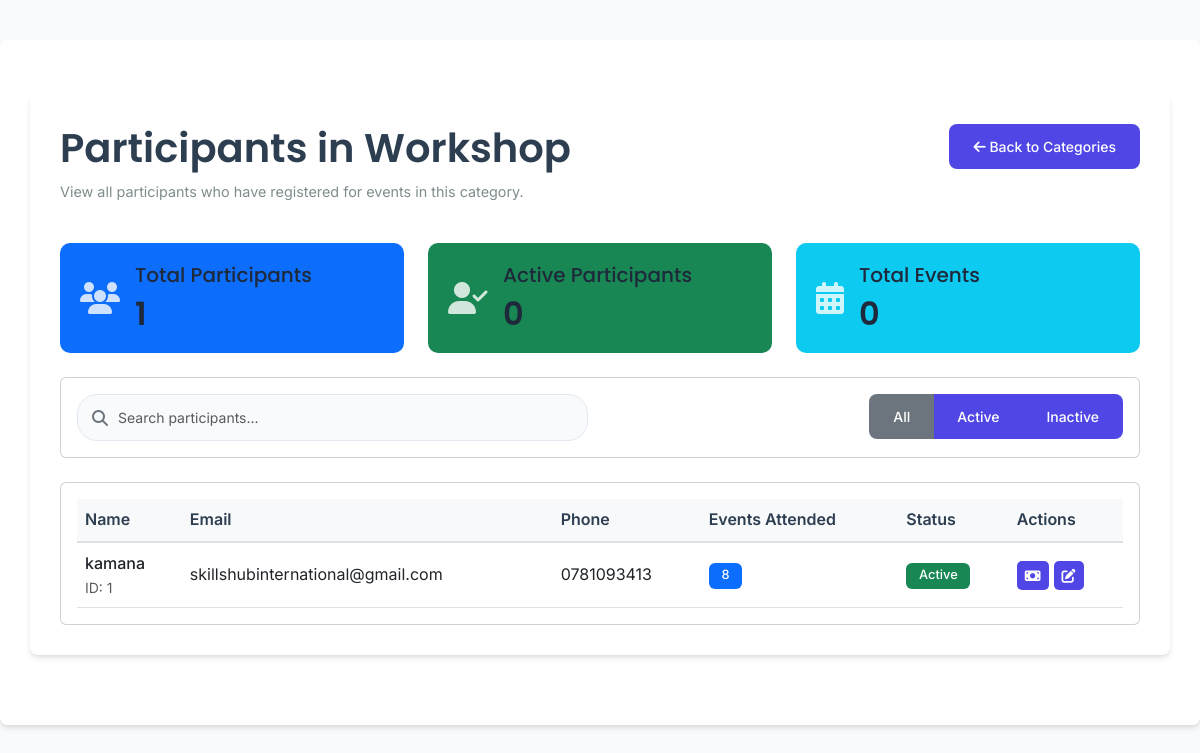
Page /participants/category/13/ on the committed database.
### event_app/models.py (models this page shows, shortened)
class Category(models.Model):
    name = models.CharField(max_length=50)

class Participant_management(models.Model):
    user = models.OneToOneField(User, on_delete=models.CASCADE, null=True, blank=True)
    name = models.CharField(max_length=150)
    email = models.EmailField()
    phone_number = models.CharField(max_length=20)
    sex = models.CharField(max_length=1)
    university = models.CharField(max_length=200)
    Event = models.ForeignKey(Event_management, on_delete=models.CASCADE)

### event_app/views.py (the view)
# urls.py: path('participants/category/<int:category_id>/', views.participants_by_category, name='participants_by_category'),
def participants_by_category(request, category_id):
    try:
        category = get_object_or_404(Category, id=category_id)
        participants = Participant_management.objects.filter(
            payment__event__category=category
        ).select_related('user').prefetch_related(
            'payment_set__event'
        ).distinct()
        search_query = request.GET.get('search')
        if search_query:
            participants = participants.filter(
                Q(name__icontains=search_query) |
                Q(email__icontains=search_query) |
                Q(phone_number__icontains=search_query)
            )
        status = request.GET.get('status')
        if status == 'active':
            participants = participants.filter(payment__payment_status='PAID')
        elif status == 'inactive':
            participants = participants.exclude(payment__payment_status='PAID')
        paginator = Paginator(participants, 10)  # Show 10 participants per page
        page = request.GET.get('page')
        try:
            participants = paginator.page(page)
        except PageNotAnInteger:
            participants = paginator.page(1)
        except EmptyPage:
            participants = paginator.page(paginator.num_pages)
        active_participants = Participant_management.objects.filter(
            payment__event__category=category,
            payment__payment_status='PAID'
        ).distinct().count()
        total_events = Event_management.objects.filter(
            category=category,
            payment__payment_status='PAID'
        ).distinct().count()
        context = {
            'category': category,
            'participants': participants,
            'active_participants': active_participants,
            'total_events': total_events,
            'search_query': search_query,
            'status': status,
        }
        return render(request, 'participants_by_category.html', context)
    except Exception as e:
        logger.error(f"Error in participants_by_category view: {str(e)}", exc_info=True)
        messages.error(request, "An error occurred while loading participants. Please try again later.")
        return redirect('categories')

### event_app/templates/participants_by_category.html (shortened to what this page needs)
{% extends 'base.html' %}
{% load static %}
{% block content %}
<div class="container mt-4">
    <div class="row mb-4">
        <div class="col-md-8">
            <h1 class="page-title">Participants in {{ category.name }}</h1>
            <p class="page-description">View all participants who have registered for events in this category.</p>
        </div>
        <div class="col-md-4 text-end">
            <a href="{% url 'categories' %}" class="btn btn-outline-primary back-btn">
                <i class="fas fa-arrow-left"></i> Back to Categories
            </a>
        </div>
    </div>
    <div class="row mb-4">
        <div class="col-md-4">
            <div class="stat-card bg-primary">
                <div class="stat-icon">
                    <i class="fas fa-users"></i>
                </div>
                <div class="stat-content">
                    <h5>Total Participants</h5>
                    <h2>{{ participants|length }}</h2>
                </div>
            </div>
        </div>
        <div class="col-md-4">
            <div class="stat-card bg-success">
                <div class="stat-icon">
                    <i class="fas fa-user-check"></i>
                </div>
                <div class="stat-content">
                    <h5>Active Participants</h5>
                    <h2>{{ active_participants }}</h2>
                </div>
            </div>
        </div>
        <div class="col-md-4">
            <div class="stat-card bg-info">
                <div class="stat-icon">
                    <i class="fas fa-calendar-alt"></i>
                </div>
                <div class="stat-content">
                    <h5>Total Events</h5>
                    <h2>{{ total_events }}</h2>
                </div>
            </div>
        </div>
    </div>
    <div class="card mb-4">
        <div class="card-body">
            <div class="row">
                <div class="col-md-6">
                    <div class="search-box">
                        <i class="fas fa-search"></i>
                        <input type="text" class="form-control" placeholder="Search participants...">
                    </div>
                </div>
                <div class="col-md-6 text-end">
                    <div class="btn-group">
                        <button class="btn btn-outline-secondary active">All</button>
                        <button class="btn btn-outline-secondary">Active</button>
                        <button class="btn btn-outline-secondary">Inactive</button>
                    </div>
                </div>
            </div>
        </div>
    </div>
    <div class="card">
        <div class="card-body">
            <div class="table-responsive">
                <table class="table table-hover">
                    <thead>
                        <tr>
                            <th>Name</th>
                            <th>Email</th>
                            <th>Phone</th>
                            <th>Events Attended</th>
                            <th>Status</th>
                            <th>Actions</th>
                        </tr>
                    </thead>
                    <tbody>
                        {% for participant in participants %}
                        <tr>
                            <td>
                                <div class="participant-info">
                                    <div class="participant-name">{{ participant.name }}</div>
                                    <small class="text-muted">ID: {{ participant.id }}</small>
                                </div>
                            </td>
                            <td>{{ participant.email }}</td>
                            <td>{{ participant.phone_number }}</td>
                            <td>
                                {% with events=participant.payment_set.all %}
                                <span class="badge bg-primary">{{ events|length }}</span>
                                {% endwith %}
                            </td>
                            <td>
                                <span class="badge {% if participant.payment_set.exists %}bg-success{% else %}bg-warning{% endif %}">
                                    {% if participant.payment_set.exists %}Active{% else %}Inactive{% endif %}
                                </span>
                            </td>
                            <td>
                                <div class="action-buttons">
                                    <a href="{% url 'participant_payments' participant.id %}" class="btn btn-sm btn-info" title="View Payments">
                                        <i class="fas fa-money-bill"></i>
                                    </a>
                                    <a href="{% url 'edit_participant' participant.id %}" class="btn btn-sm btn-primary" title="Edit Participant">
                                        <i class="fas fa-edit"></i>
                                    </a>
                                </div>
                            </td>
                        </tr>
                        {% endfor %}
                    </tbody>
                </table>
            </div>
        </div>
    </div>
</div>
{% endblock %}

### event_app/templates/base.html (style rules this page uses)
:root { --primary: #4f46e5; --primary-dark: #4338ca; --secondary: #f97316; --dark: #1e293b; --light: #f8fafc; --gray: #64748b; --gray-light: #e2e8f0; --success: #10b981; --error: #ef4444; --warning: #f59e0b; --info: #3b82f6; --border-radius: 8px; --transition: all 0.3s ease; }
* { margin: 0; padding: 0; box-sizing: border-box; font-family: 'Inter', sans-serif; }
body { background-color: var(--light); color: var(--dark); line-height: 1.6; }
.container { max-width: 1200px; margin: 40px auto; padding: 30px; background-color: #fff; border-radius: var(--border-radius); box-shadow: 0 4px 6px -1px rgba(0, 0, 0, 0.1), 0 2px 4px -1px rgba(0, 0, 0, 0.06); }
input[type="text"], input[type="email"], input[type="password"], input[type="number"], textarea, select { width: 100%; padding: 12px 15px; border: 1px solid var(--gray-light); border-radius: var(--border-radius); font-size: 14px; transition: var(--transition); background-color: var(--light); }
.btn { background-color: var(--primary); color: #fff; border: none; padding: 12px 24px; border-radius: var(--border-radius); cursor: pointer; font-weight: 500; font-size: 14px; transition: var(--transition); text-decoration: none; display: inline-block; }
h1, h2, h3, h4, h5, h6 { font-family: 'Poppins', sans-serif; font-weight: 600; color: var(--dark); }

### event_app/templates/participants_by_category.html (style rules this page uses)
body { font-family: 'Poppins', sans-serif; }
.page-title { font-weight: 600; color: #2c3e50; margin-bottom: 0.5rem; }
.page-description { color: #7f8c8d; font-size: 0.9rem; }
.stat-card { border-radius: 10px; padding: 20px; color: white; display: flex; align-items: center; transition: transform 0.3s ease; }
.stat-icon { font-size: 2rem; margin-right: 15px; opacity: 0.8; }
.stat-content h5 { margin-bottom: 0.5rem; font-weight: 500; }
.stat-content h2 { margin-bottom: 0; font-weight: 600; }
.search-box { position: relative; }
.search-box i { position: absolute; left: 15px; top: 50%; transform: translateY(-50%); color: #6c757d; }
.search-box input { padding-left: 40px; border-radius: 20px; }
.table { margin-bottom: 0; }
.table th { background-color: #f8f9fa; border-bottom: 2px solid #dee2e6; font-weight: 600; color: #2c3e50; }
.table td { vertical-align: middle; }
.participant-info { display: flex; flex-direction: column; }
.participant-name { font-weight: 500; }
.badge { font-size: 0.8rem; padding: 0.5em 1em; font-weight: 500; }
.action-buttons { display: flex; gap: 5px; }
.btn-sm { padding: 0.25rem 0.5rem; border-radius: 5px; }

### rows in the picture
Category: name "Workshop"
Participant_management: name "kamana", id "1", email "skillshubinternational@gmail.com", phone_number "0781093413", payment_set.all|length "8", shows "Active"

### other values in the picture
{{ participants|length }} "1"
{{ active_participants }} "0"
{{ total_events }} "0"
